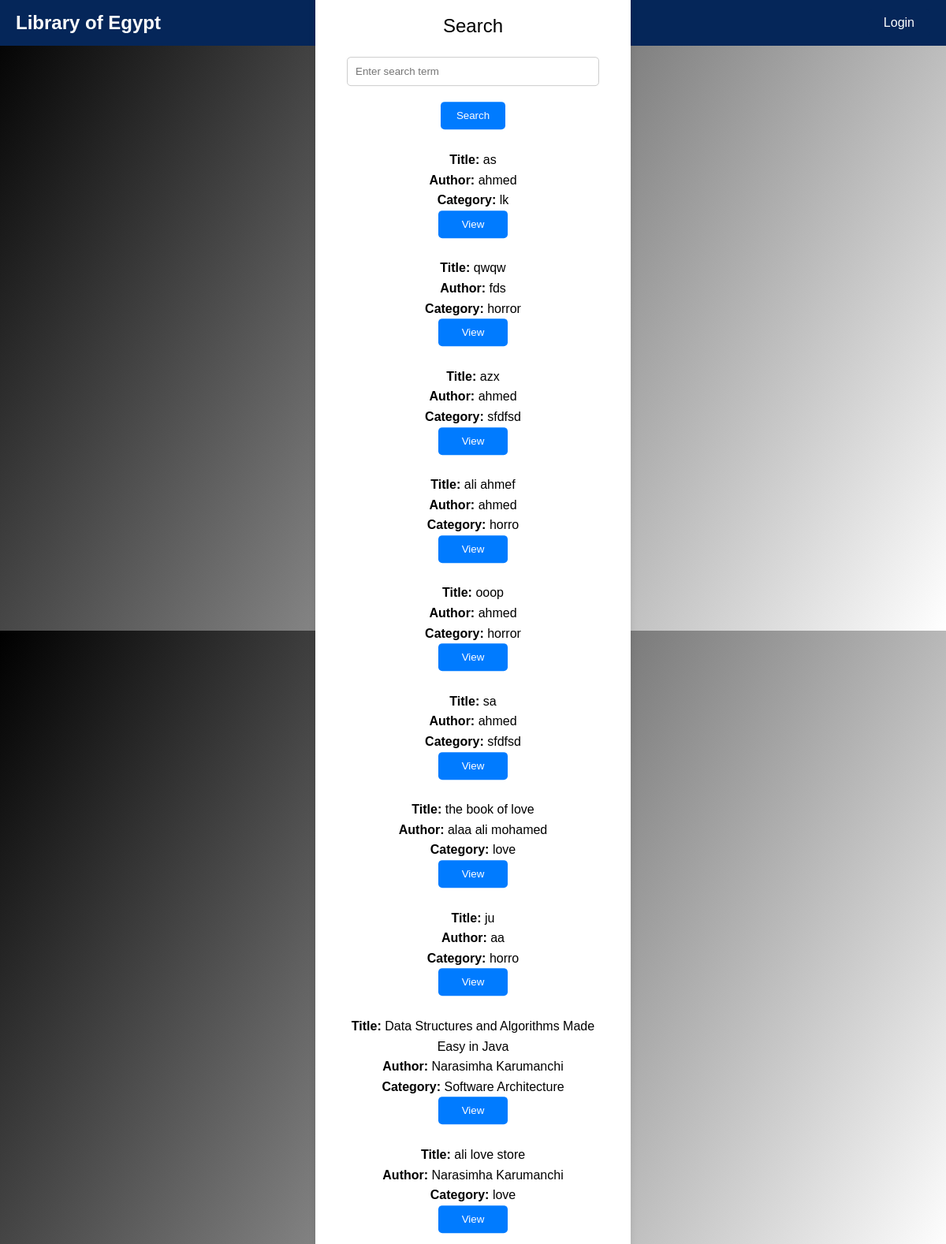
The app's page /search/ with its own data.
### members/models.py (models this page shows, shortened)
class Book(models.Model):
    title = models.CharField(max_length=255)
    author = models.CharField(max_length=255)
    description = models.TextField()
    isbn = models.CharField(max_length=13)
    image_url = models.URLField()
    category = models.CharField(max_length=255)
    year_of_publish = models.DateField()
    available = models.BooleanField(default=True)  # Indicates if the book is available for borrowing

### members/views.py (the view)
# urls.py: path('search/', views.search_books, name='search_books'),
def search_books(request):
    query = request.GET.get('q', '')
    if query:
        books = Book.objects.filter(
            Q(title__icontains=query) |
            Q(author__icontains=query) |
            Q(category__icontains=query)
        )
    else:
        books = Book.objects.all()  # Display all books when there's no search query
    context = {
        'books': books,
        'query': query,
    }
    return render(request, 'members/search.html', context)

### members/templates/members/Search.html (shortened to what this page needs)
{% load static %}
<!DOCTYPE html>
<html lang="en">
<head>
    <link rel="stylesheet" href="{% static 'members/css/Search.css' %}">
    <link rel="stylesheet" href="{% static 'members/css/navBar.css' %}">
</head>
<body>
    <nav class="navbar">
        <div class="nav-container">
            <div class="logo">
                <a href="{% url 'Home' %}">Library of Egypt</a>
            </div>
            <ul class="nav-menu">
                <li><a href="{% url 'Home' %}">Home</a></li>
                <li><a href="{% url 'Search' %}">Search</a></li>
                <li><a href="{% url 'about' %}">About</a></li>
                <li><a href="{% url 'list' %}">List</a></li>
            </ul>
            <div class="login-button">
                <a href="{% url 'Log_in' %}">Login</a>
            </div>
        </div>
    </nav>
    <div class="first">
        <header>Search</header>
        <div class="search-input">
            <form method="GET" action="{% url 'search_books' %}">
                <input type="text" id="searchInput" name="q" placeholder="Enter search term" value="{{ query }}">
                <button type="submit">Search</button>
            </form>
        </div>
        <div id="searchResults">
            {% if books %}
                <ul>
                    {% for book in books %}
                        <div>
                            <div class="book-result">
                                <div class="details">
                                    <br>
                                    <p><strong>Title:</strong> {{ book.title }}</p>
                                    <p><strong>Author:</strong> {{ book.author }}</p>
                                    <p><strong>Category:</strong> {{ book.category }}</p>
                                   <button class="borrow-button"><a
                                    style="
                                    color: white;
                                    text-decoration: none;
                                    padding: 10px;
                                    "
                                     class="atag" href="/book/{{ book.id }}/" >View</a></button>
                                   <br>
                                </div>
                            </div>
                        </div>
                    {% endfor %}
                </ul>
            {% else %}
                <p>No matching books found.</p>
            {% endif %}
        </div>
    </div>
</body>
</html>

### members/static/members/css/Search.css (style rules this page uses)
body { background-color: #fafafa; margin: 0; padding: 0; font-family: Arial, Helvetica, sans-serif; height: 100vh; overflow: hidden; color: black; background: linear-gradient(120deg, black , white); }
.first { position: absolute; top: 50%; left: 50%; transform: translate(-50%, -50%); background-color: white; border-radius: 20px; box-shadow: 0 4px 8px rgba(0, 0, 0, 0.1); padding: 40px; text-align: center; width: 400px; }
.first header { font-size: 24px; margin-bottom: 20px; }
.first input[type="text"] { width: 100%; padding: 10px; margin-bottom: 20px; border: 1px solid #ccc; border-radius: 5px; box-sizing: border-box; }
.first button { padding: 10px 20px; background-color: #007bff; color: white; border: none; border-radius: 5px; cursor: pointer; transition: background-color 0.3s ease; }
.borrow-button { background-color: #007bff; color: white; padding: 10px 15px; text-decoration: none; border-radius: 5px; transition: background-color 0.3s; }
.atag { color: white; text-decoration: none; padding: 10px; }
.details { flex: 1; }

### members/static/members/css/navBar.css (style rules this page uses)
* { margin: 0; padding: 0; box-sizing: border-box; }
body { font-family: 'Arial', sans-serif; line-height: 1.6; background-color: #f4f4f4; }
.navbar { background-color: #052659; color: white; display: flex; justify-content: space-between; align-items: center; padding: 10px 20px; }
.nav-container { width: 100%; max-width: 1200px; display: flex; justify-content: space-between; align-items: center; margin: 0 auto; }
.logo a { color: white; text-decoration: none; font-size: 1.5em; font-weight: bold; }
.nav-menu { list-style-type: none; display: flex; }
.nav-menu li { padding: 0 15px; }
.nav-menu li a { color: white; text-decoration: none; transition: color 0.3s ease; }
.login-button a { padding: 8px 20px; background-color: #052659 ; color: white; text-decoration: none; border-radius: 5px; transition: background-color 0.3s ease; }

### records on screen
Book: title "as", author "ahmed", category "lk"
Book: title "qwqw", author "fds", category "horror"
Book: title "azx", author "ahmed", category "sfdfsd"
Book: title "ali ahmef", author "ahmed", category "horro"
Book: title "ooop", author "ahmed", category "horror"
Book: title "sa", author "ahmed", category "sfdfsd"
Book: title "the book of love", author "alaa ali mohamed", category "love"
Book: title "ju", author "aa", category "horro"
Book: title "Data Structures and Algorithms Made Easy in Java", author "Narasimha Karumanchi", category "Software Architecture"
Book: title "ali love store", author "Narasimha Karumanchi", category "love"
